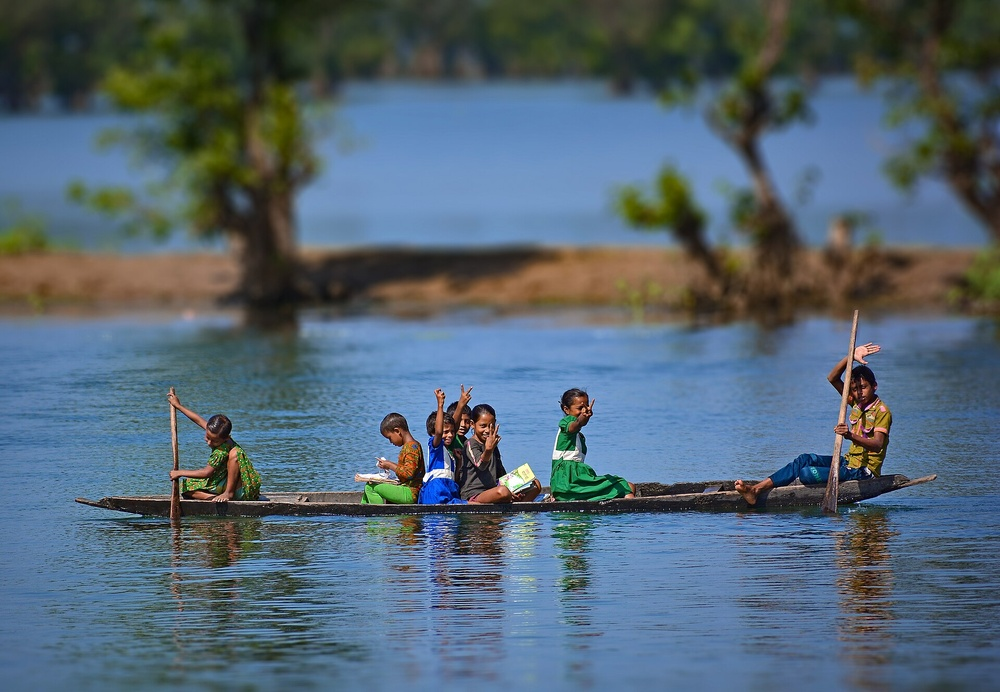
#> input picture 02_Histogram Processing/HW/boat.jpg, 1000 x 692 px, shrunk from 1920 x 1328 before the run
$ python 2107042_HW.py
#> lines starting #> are read from the running program, lines starting #| are printed output that depends on the picture
import cv2
import numpy as np
import matplotlib.pyplot as plt

input_img = cv2.imread("boat.jpg")
#> input_img is the input picture: shape (692, 1000, 3); mean B, G, R 115.3, 101.5, 83.7
reference_img = cv2.imread("power_plant.jpg")
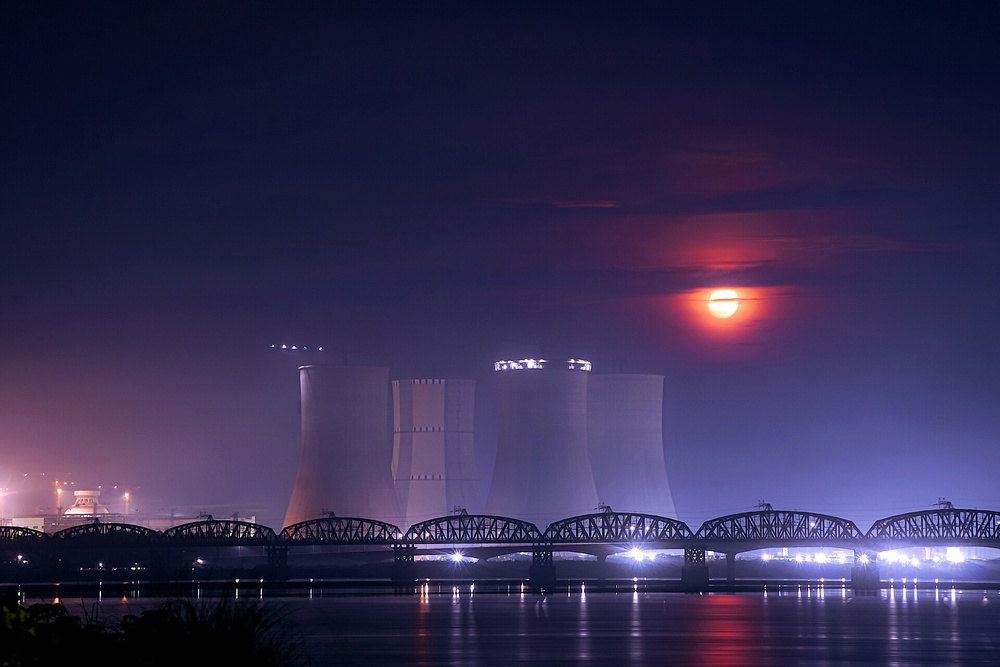
#> input picture 02_Histogram Processing/HW/power_plant.jpg, 1000 x 667 px, shrunk from 1920 x 1280 before the run
#> reference_img is the input picture: shape (667, 1000, 3); mean B, G, R 80.3, 44.1, 52

# OpenCV reads BGR, so convert to RGB

input_rgb = cv2.cvtColor(input_img, cv2.COLOR_BGR2RGB)
reference_rgb = cv2.cvtColor(reference_img, cv2.COLOR_BGR2RGB)

# Convert RGB images to Lab color space

input_lab = cv2.cvtColor(input_rgb, cv2.COLOR_RGB2LAB)
#> input_lab: shape (692, 1000, 3); mean of channels 0, 1, 2 106.8, 126.3, 119.1
reference_lab = cv2.cvtColor(reference_rgb, cv2.COLOR_RGB2LAB)
#> reference_lab: shape (667, 1000, 3); mean of channels 0, 1, 2 51.4, 141.4, 107.5

# Only take the L channel

input_L = input_lab[:, :, 0]
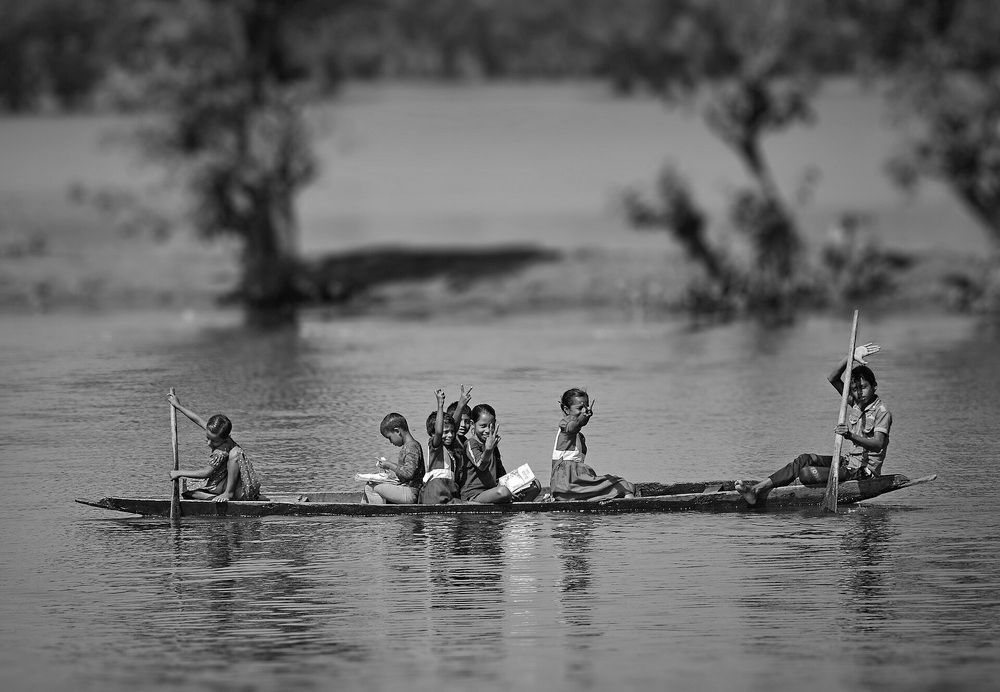
#> input_L: shape (692, 1000); min 0, max 255, mean 106.8
reference_L = reference_lab[:, :, 0]
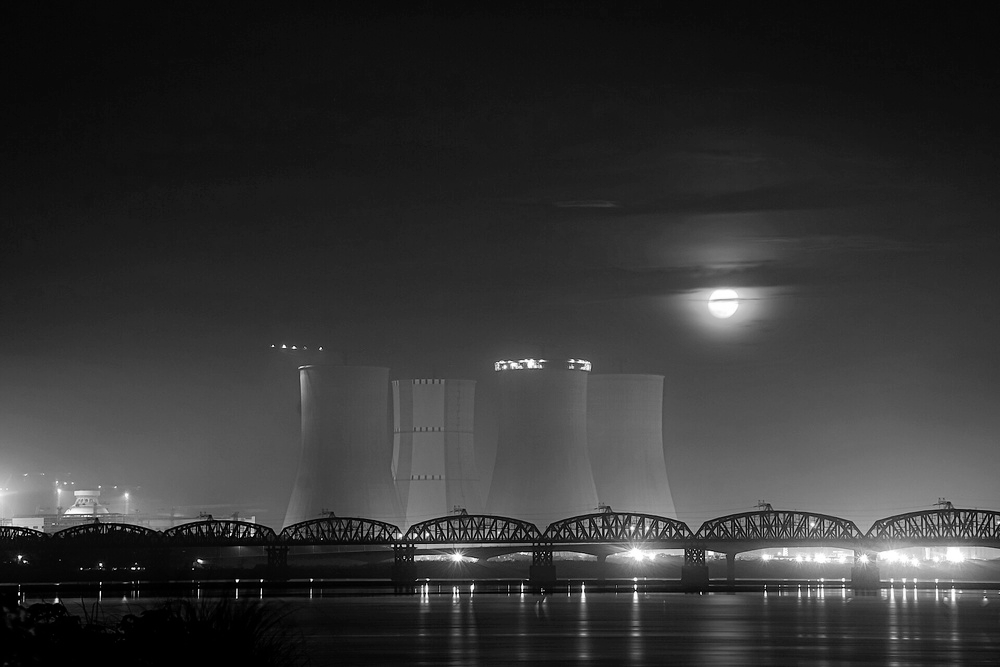
#> reference_L: shape (667, 1000); min 0, max 255, mean 51.4

# Calculate PDFs

input_hist = np.bincount(input_L.ravel(), minlength=256)
#> input_hist = 256 values, max 9453 at index 139, min 0 at index 4, mean 2703.1
reference_hist = np.bincount(reference_L.ravel(), minlength=256)
#> reference_hist = 256 values, max 20177 at index 11, min 0 at index 4, mean 2605.5

input_pdf = input_hist / input_L.size
#> input_pdf = 256 values, max 0.0137 at index 139, min 0 at index 4, mean 0.00391
reference_pdf = reference_hist / reference_L.size
#> reference_pdf = 256 values, max 0.0303 at index 11, min 0 at index 4, mean 0.00391

# Calculate CDFs

input_cdf = np.cumsum(input_pdf)
#> input_cdf = 256 values from 2.31e-05 to 1
reference_cdf = np.cumsum(reference_pdf)
#> reference_cdf = 256 values from 0.0164 to 1

# Histogram matching
# For every input intensity r:
# Find z whose reference CDF is closest to input CDF.

mapping = np.zeros(256, dtype=np.uint8)

for r in range(256):
    difference = np.abs(reference_cdf - input_cdf[r])
    z = np.argmin(difference)
    mapping[r] = z
#> this loop made 256 passes
#> z on passes 1 to 3: 0, 0, 0
#> after the loop, mapping = 256 values from 0 to 255

output_L = mapping[input_L]
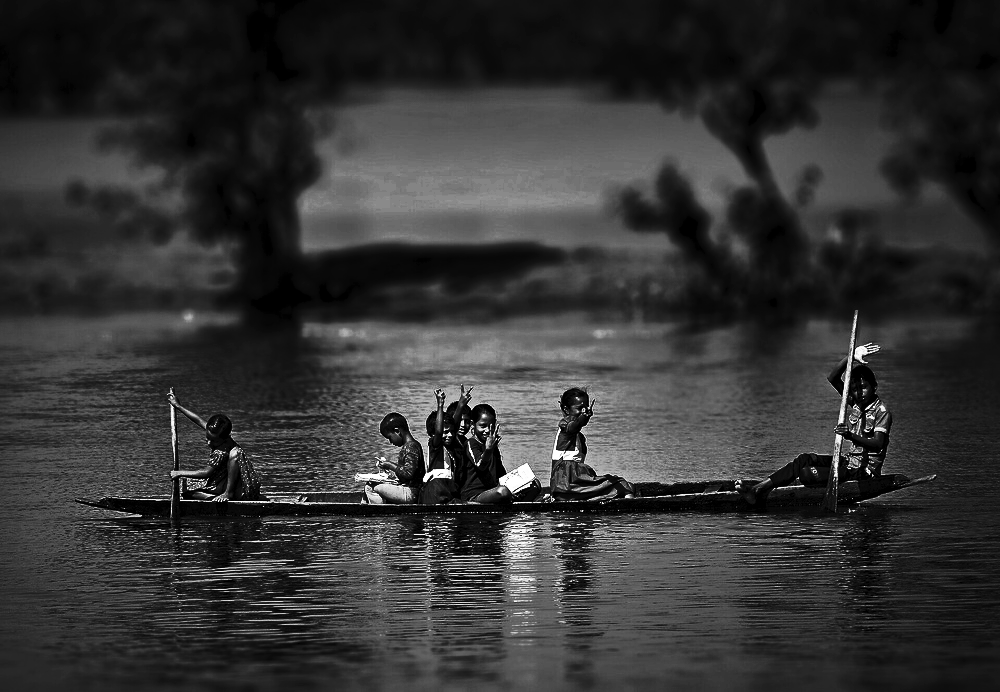
#> output_L: shape (692, 1000); min 0, max 255, mean 51.6
output_lab = input_lab.copy()
output_lab[:, :, 0] = output_L
#> output_lab: shape (692, 1000, 3); mean of channels 0, 1, 2 51.6, 126.3, 119.1

# Back to RGB

output_rgb = cv2.cvtColor(output_lab, cv2.COLOR_LAB2RGB)
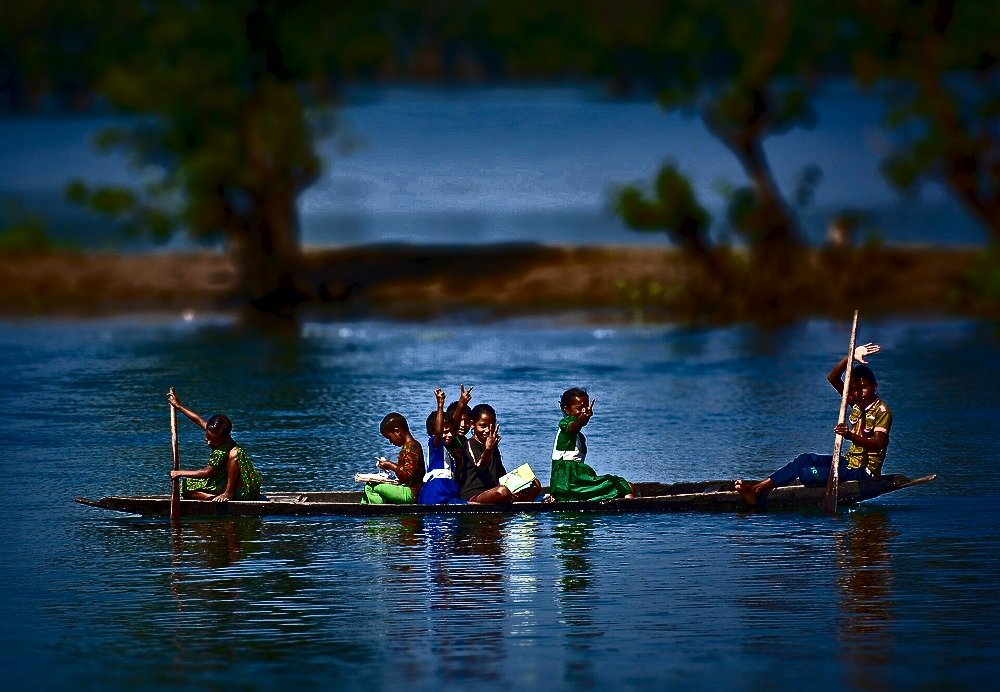
#> output_rgb: shape (692, 1000, 3); mean R, G, B 30.7, 51.6, 64.5

# Calculate output PDF and CDF

output_hist = np.bincount(output_L.ravel(), minlength=256)
#> output_hist = 256 values, max 18298 at index 11, min 0 at index 4, mean 2703.1

output_pdf = output_hist / output_L.size
#> output_pdf = 256 values, max 0.0264 at index 11, min 0 at index 4, mean 0.00391
output_cdf = np.cumsum(output_pdf)
#> output_cdf = 256 values from 0.0188 to 1

# Display results

plt.figure(figsize=(15, 10))

# Input image

plt.subplot(3, 3, 1)
plt.imshow(input_rgb)
plt.title("Input Image")
plt.axis("off")

# Input PDF

plt.subplot(3, 3, 2)
plt.plot(input_pdf, color="red")
plt.title("Source PDF")
plt.xlabel("L")
plt.ylabel("Probability")
plt.xlim(0, 255)
plt.ylim(0, max(input_pdf) * 1.1)

# Input CDF

plt.subplot(3, 3, 3)
plt.plot(input_cdf, color="red")
plt.title("Source CDF - S(r)")
plt.xlabel("L")
plt.ylabel("CDF")
plt.xlim(0, 255)
plt.ylim(0, 1)

# Reference image

plt.subplot(3, 3, 4)
plt.imshow(reference_rgb)
plt.title("Reference Image")
plt.axis("off")

# Reference PDF

plt.subplot(3, 3, 5)
plt.plot(reference_pdf, color="green")
plt.title("Reference PDF")
plt.xlabel("L")
plt.ylabel("Probability")
plt.xlim(0, 255)
plt.ylim(0, max(reference_pdf) * 1.1)

# Reference CDF

plt.subplot(3, 3, 6)
plt.plot(reference_cdf, color="green")
plt.title("Reference CDF - G(z)")
plt.xlabel("L")
plt.ylabel("CDF")
plt.xlim(0, 255)
plt.ylim(0, 1)

# Output image

plt.subplot(3, 3, 7)
plt.imshow(output_rgb)
plt.title("Output Image")
plt.axis("off")

# Output PDF

plt.subplot(3, 3, 8)
plt.plot(output_pdf, color="blue")
plt.title("Output PDF")
plt.xlabel("L")
plt.ylabel("Probability")
plt.xlim(0, 255)
plt.ylim(0, max(output_pdf) * 1.1)

# Output CDF

plt.subplot(3, 3, 9)
plt.plot(output_cdf, color="blue")
plt.title("Output CDF")
plt.xlabel("L")
plt.ylabel("CDF")
plt.xlim(0, 255)
plt.ylim(0, 1)

plt.tight_layout()
plt.savefig("histogram_matching_plots.jpg", dpi=300)
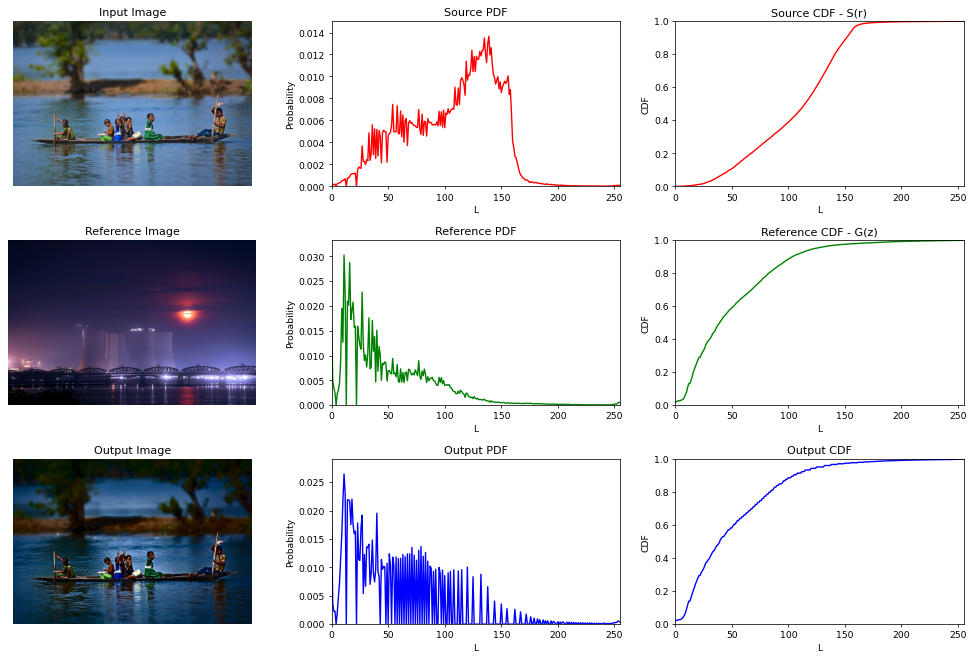
#> figure drawn by matplotlib, 9 panels; panel 2: curve peaks at x = 139, y = 0.0137; panel 3: curve peaks at x = 255, y = 1; panel 5: curve peaks at x = 11, y = 0.0303; panel 6: curve peaks at x = 255, y = 1
plt.show()

output_save = cv2.cvtColor(output_rgb, cv2.COLOR_RGB2BGR)
cv2.imwrite("histogram_matched_output.jpg", output_save)

print("Histogram matching completed successfully.")
